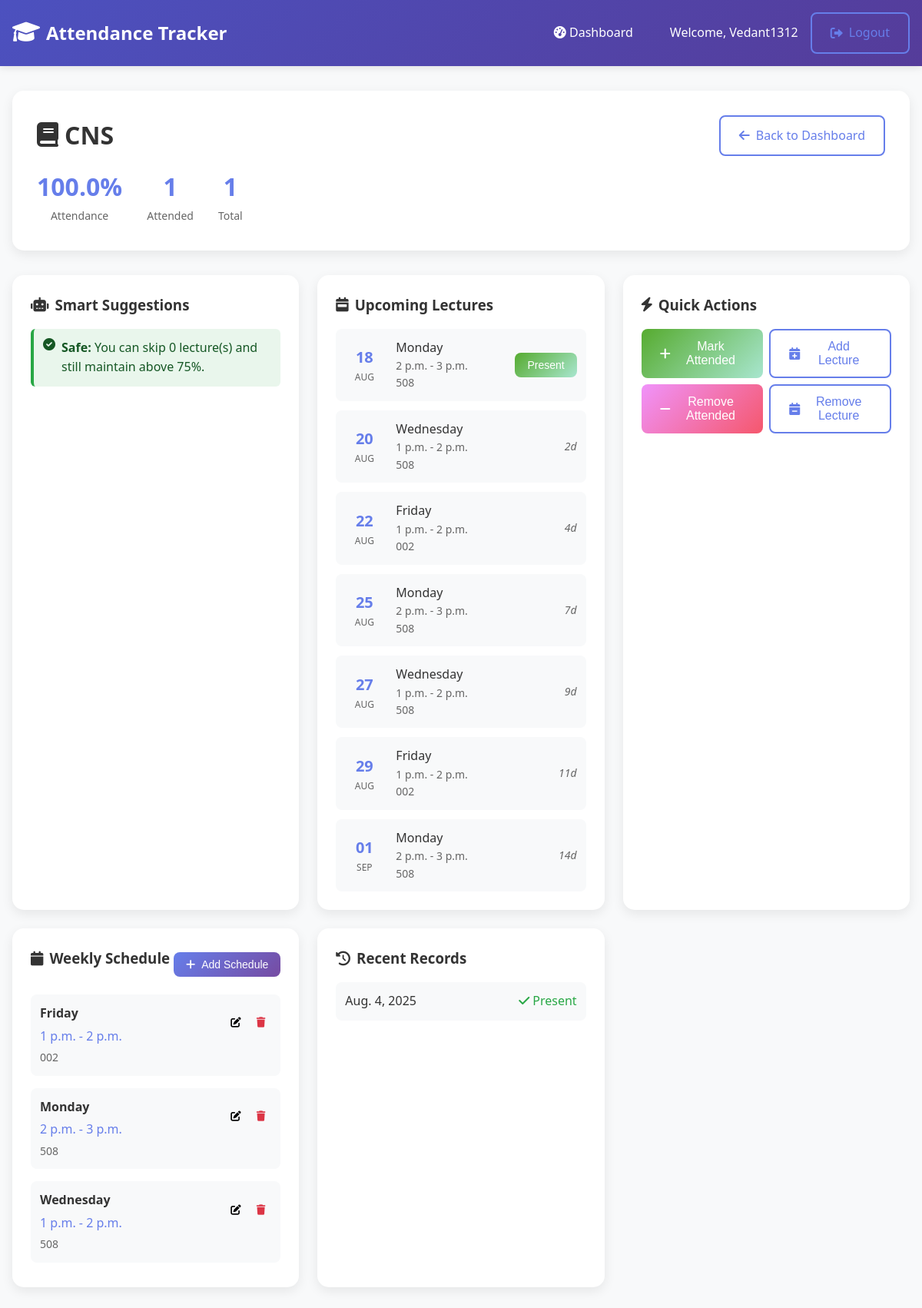
The app's page /course/15/ (signed in) with its own data.
### tracker/models.py (models this page shows, shortened)
class Course(models.Model):
    user = models.ForeignKey(User, on_delete=models.CASCADE)
    name = models.CharField(max_length=200)
    total_lectures = models.IntegerField(default=0, validators=[MinValueValidator(0)])
    attended_lectures = models.IntegerField(default=0, validators=[MinValueValidator(0)])
    is_regular = models.BooleanField(default=False, help_text="Is this a regular course with scheduled lectures?")
    created_at = models.DateTimeField(auto_now_add=True)
    updated_at = models.DateTimeField(auto_now=True)
    class Meta:
        unique_together = ['user', 'name']
    @property
    def attendance_percentage(self):
        if self.total_lectures == 0:
            return 0
        return round((self.attended_lectures / self.total_lectures) * 100, 2)
    @property
    def is_below_threshold(self):
        return self.attendance_percentage < 75
    def lectures_needed_for_75_percent(self):
        if self.attendance_percentage >= 75:
            return 0
    def lectures_can_skip(self):
        if self.total_lectures == 0:
            return 0
        max_total = self.attended_lectures / 0.75
        can_skip = int(max_total - self.total_lectures)
        return max(0, can_skip)
    def get_next_lectures(self, days=7):
        today = timezone.now().date()
        end_date = today + timedelta(days=days)
        upcoming = []
        schedules = self.schedules.all()
        current_date = today
        while current_date <= end_date:
            day_name = current_date.strftime('%A').lower()
            for schedule in schedules:
                if schedule.day_of_week == day_name:
                    upcoming.append({
                        'date': current_date,
                        'schedule': schedule,
                        'is_today': current_date == today,
                        'days_from_now': (current_date - today).days
                    })
            current_date += timedelta(days=1)
        return sorted(upcoming, key=lambda x: x['date'])

class LectureSchedule(models.Model):
    DAYS_OF_WEEK = [
        ('monday', 'Monday'),
        ('tuesday', 'Tuesday'),
        ('wednesday', 'Wednesday'),
        ('thursday', 'Thursday'),
        ('friday', 'Friday'),
        ('saturday', 'Saturday'),
        ('sunday', 'Sunday'),
    ]
    course = models.ForeignKey(Course, on_delete=models.CASCADE, related_name='schedules')
    day_of_week = models.CharField(max_length=10, choices=DAYS_OF_WEEK)
    start_time = models.TimeField()
    end_time = models.TimeField()
    room = models.CharField(max_length=100, blank=True, help_text="Classroom or location")
    professor = models.CharField(max_length=100, blank=True, help_text="Professor name")
    class Meta:
        unique_together = ['course', 'day_of_week', 'start_time']
        ordering = ['day_of_week', 'start_time']

class AttendanceRecord(models.Model):
    course = models.ForeignKey(Course, on_delete=models.CASCADE, related_name='records')
    date = models.DateField()
    attended = models.BooleanField(default=False)
    notes = models.TextField(blank=True)
    schedule = models.ForeignKey(LectureSchedule, on_delete=models.SET_NULL, null=True, blank=True)
    class Meta:
        unique_together = ['course', 'date']
        ordering = ['-date']

### tracker/views.py (the view)
# urls.py: path('course/<int:course_id>/', views.course_detail, name='course_detail'),
@login_required
def course_detail(request, course_id):
    course = get_object_or_404(Course, id=course_id, user=request.user)
    schedules = LectureSchedule.objects.filter(course=course)
    recent_records = AttendanceRecord.objects.filter(course=course)[:10]
    upcoming_lectures = course.get_next_lectures(days=14) if course.is_regular else []
    context = {
        'course': course,
        'schedules': schedules,
        'recent_records': recent_records,
        'upcoming_lectures': upcoming_lectures,
        'lectures_needed': course.lectures_needed_for_75_percent() if course.is_regular else 0,
        'lectures_can_skip': course.lectures_can_skip() if course.is_regular else 0,
        'days_of_week': LectureSchedule.DAYS_OF_WEEK,
    }
    return render(request, 'tracker/course_detail.html', context)

### templates/tracker/course_detail.html (shortened to what this page needs)
{% extends 'base.html' %}
{% block content %}
<div class="course-detail">
    <div class="course-detail-header">
        <div class="course-info">
            <h1><i class="fas fa-book"></i> {{ course.name }}</h1>
            <div class="course-stats">
                <div class="stat-item">
                    <span class="stat-value">{{ course.attendance_percentage }}%</span>
                    <span class="stat-label">Attendance</span>
                </div>
                <div class="stat-item">
                    <span class="stat-value">{{ course.attended_lectures }}</span>
                    <span class="stat-label">Attended</span>
                </div>
                <div class="stat-item">
                    <span class="stat-value">{{ course.total_lectures }}</span>
                    <span class="stat-label">Total</span>
                </div>
            </div>
        </div>
        <a href="{% url 'dashboard' %}" class="btn btn-outline">
            <i class="fas fa-arrow-left"></i> Back to Dashboard
        </a>
    </div>
    <div class="course-detail-grid">
        <div class="detail-card">
            <h3><i class="fas fa-robot"></i> Smart Suggestions</h3>
            {% if course.is_below_threshold %}
                <div class="suggestion critical">
                    <i class="fas fa-exclamation-triangle"></i>
                    <div>
                        <strong>Critical:</strong> You need to attend the next {{ lectures_needed }} lecture(s) to reach 75% attendance.
                    </div>
                </div>
            {% else %}
                <div class="suggestion safe">
                    <i class="fas fa-check-circle"></i>
                    <div>
                        <strong>Safe:</strong> You can skip {{ lectures_can_skip }} lecture(s) and still maintain above 75%.
                    </div>
                </div>
            {% endif %}
        </div>
        <div class="detail-card">
            <h3><i class="fas fa-calendar-week"></i> Upcoming Lectures</h3>
            {% if upcoming_lectures %}
                <div class="upcoming-lectures-list">
                    {% for lecture_info in upcoming_lectures %}
                    <div class="upcoming-lecture-item">
                        <div class="upcoming-date">
                            <div class="date-day">{{ lecture_info.date|date:"d" }}</div>
                            <div class="date-month">{{ lecture_info.date|date:"M" }}</div>
                        </div>
                        <div class="upcoming-details">
                            <div class="upcoming-day">{{ lecture_info.schedule.get_day_of_week_display }}</div>
                            <div class="upcoming-time">{{ lecture_info.schedule.start_time }} - {{ lecture_info.schedule.end_time }}</div>
                            {% if lecture_info.schedule.room %}
                                <div class="upcoming-room">{{ lecture_info.schedule.room }}</div>
                            {% endif %}
                        </div>
                        <div class="upcoming-actions">
                            {% if lecture_info.is_today %}
                                <button class="btn btn-sm btn-success" onclick="markAttendanceForDate({{ course.id }}, '{{ lecture_info.date|date:"Y-m-d" }}', true)">
                                    Present
                                </button>
                            {% else %}
                                <span class="days-away">
                                    {% if lecture_info.days_from_now == 1 %}
                                        Tomorrow
                                    {% else %}
                                        {{ lecture_info.days_from_now }}d
                                    {% endif %}
                                </span>
                            {% endif %}
                        </div>
                    </div>
                    {% endfor %}
                </div>
            {% else %}
                <p class="empty-message">No upcoming lectures scheduled.</p>
            {% endif %}
        </div>
        <div class="detail-card">
            <h3><i class="fas fa-bolt"></i> Quick Actions</h3>
            <div class="action-buttons">
                <button class="btn btn-success" onclick="updateAttendance({{ course.id }}, 'increment')">
                    <i class="fas fa-plus"></i> Mark Attended
                </button>
                <button class="btn btn-outline" onclick="updateAttendance({{ course.id }}, 'add_total')">
                    <i class="fas fa-calendar-plus"></i> Add Lecture
                </button>
                <button class="btn btn-warning" onclick="updateAttendance({{ course.id }}, 'decrement')">
                    <i class="fas fa-minus"></i> Remove Attended
                </button>
                <button class="btn btn-outline" onclick="updateAttendance({{ course.id }}, 'remove_total')">
                    <i class="fas fa-calendar-minus"></i> Remove Lecture
                </button>
            </div>
        </div>
        <div class="detail-card">
            <div class="card-header">
                <h3><i class="fas fa-calendar"></i> Weekly Schedule</h3>
                {% if course.is_regular %}
                <button class="btn btn-sm btn-primary" onclick="openAddScheduleModal()">
                    <i class="fas fa-plus"></i> Add Schedule
                </button>
                {% endif %}
            </div>
            {% if schedules %}
                <div class="schedule-list">
                    {% for schedule in schedules %}
                    <div class="schedule-item">
                        <div class="schedule-info">
                            <div class="schedule-day">{{ schedule.get_day_of_week_display }}</div>
                            <div class="schedule-time">{{ schedule.start_time }} - {{ schedule.end_time }}</div>
                            {% if schedule.room %}
                                <div class="schedule-room">{{ schedule.room }}</div>
                            {% endif %}
                        </div>
                        <div class="schedule-actions">
                            <button class="btn-icon" onclick="openEditScheduleModal({{ schedule.id }}, '{{ schedule.day_of_week }}', '{{ schedule.start_time }}', '{{ schedule.end_time }}', '{{ schedule.room }}', '{{ schedule.professor }}')" title="Edit">
                                <i class="fas fa-edit"></i>
                            </button>
                            <button class="btn-icon text-danger" onclick="deleteSchedule({{ schedule.id }})" title="Delete">
                                <i class="fas fa-trash"></i>
                            </button>
                        </div>
                    </div>
                    {% endfor %}
                </div>
            {% endif %}
        </div>
        <div class="detail-card">
            <h3><i class="fas fa-history"></i> Recent Records</h3>
            {% if recent_records %}
                <div class="records-list">
                    {% for record in recent_records %}
                    <div class="record-item">
                        <div class="record-date">{{ record.date }}</div>
                        <div class="record-status {% if record.attended %}present{% else %}absent{% endif %}">
                            {% if record.attended %}
                                <i class="fas fa-check"></i> Present
                            {% else %}
                                <i class="fas fa-times"></i> Absent
                            {% endif %}
                        </div>
                    </div>
                    {% endfor %}
                </div>
            {% else %}
                <p class="empty-message">No attendance records yet.</p>
            {% endif %}
        </div>
    </div>
</div>
{% endblock %}

### templates/base.html (shortened to what this page needs)
<!DOCTYPE html>
<html lang="en">
<head>
    {% load static %}
    <link href="https://cdnjs.cloudflare.com/ajax/libs/font-awesome/6.0.0/css/all.min.css" rel="stylesheet">
    <link rel="stylesheet" href="{% static 'css/style.css' %}">
</head>
<body>
    <nav class="navbar">
        <div class="nav-container">
            <div class="nav-brand">
                <i class="fas fa-graduation-cap"></i>
                <span>Attendance Tracker</span>
            </div>
            {% if user.is_authenticated %}
            <div class="nav-menu">
                <a href="{% url 'dashboard' %}" class="nav-link">
                    <i class="fas fa-tachometer-alt"></i> Dashboard
                </a>
                <div class="nav-user">
                    <span>Welcome, {{ user.username }}</span>
                    <a href="{% url 'logout' %}" class="btn btn-outline">
                        <i class="fas fa-sign-out-alt"></i> Logout
                    </a>
                </div>
            </div>
            {% endif %}
        </div>
    </nav>
    <main class="main-content">
        {% block content %}
        {% endblock %}
    </main>
</body>
</html>

### records on screen
Course: name "CNS", attendance_percentage "100.0", attended_lectures "1", total_lectures "1"
LectureSchedule: date "18", date "AUG", schedule.day_of_week "Monday", schedule.start_time "2 p.m.", schedule.end_time "3 p.m.", schedule.room "508", date "25", days_from_now "7", date "01", date "SEP", days_from_now "14", day_of_week "Monday", start_time "2 p.m.", end_time "3 p.m.", room "508"
LectureSchedule: date "20", date "AUG", schedule.day_of_week "Wednesday", schedule.start_time "1 p.m.", schedule.end_time "2 p.m.", schedule.room "508", days_from_now "2", date "27", days_from_now "9", day_of_week "Wednesday", start_time "1 p.m.", end_time "2 p.m.", room "508"
LectureSchedule: date "22", date "AUG", schedule.day_of_week "Friday", schedule.start_time "1 p.m.", schedule.end_time "2 p.m.", schedule.room "002", days_from_now "4", date "29", days_from_now "11", day_of_week "Friday", start_time "1 p.m.", end_time "2 p.m.", room "002"
AttendanceRecord: date "Aug. 4, 2025", attended True (drawn)

### other values on screen
{{ user.username }} "Vedant1312"
{{ lectures_can_skip }} "0"
